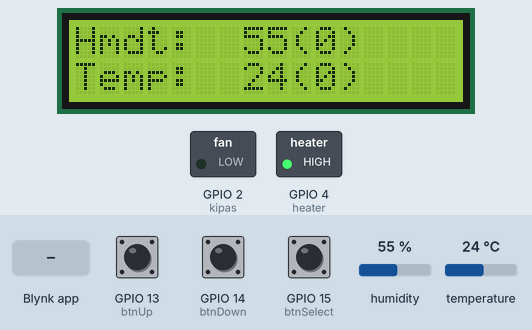
This sketch was run on a simulated ESP32. On the bench: 16×2 character LCD, switched loads named in the sketch (green lamp = pin HIGH). Inputs (shaded band) come from the test bench; at power-on: humidity 55 %, GPIO 13 (btnUp) HIGH, temperature 24 °C, GPIO 14 (btnDown) HIGH, GPIO 15 (btnSelect) HIGH. WiFi joins after 1.5 s; servers stay silent unless stated; what the sketch prints to the serial monitor is not drawn.

Above: at 3.0 s.
3.1 s: Blynk app writes 200 to V2
At 5.0 s:
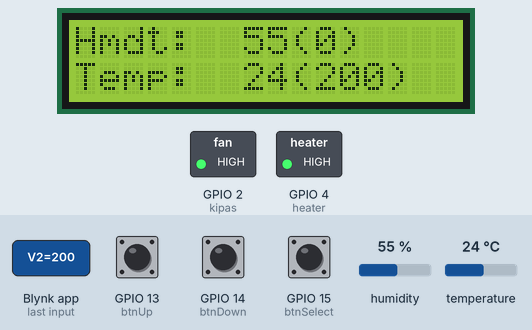
5.4 s: Blynk app writes 200 to V1
At 6.7 s:
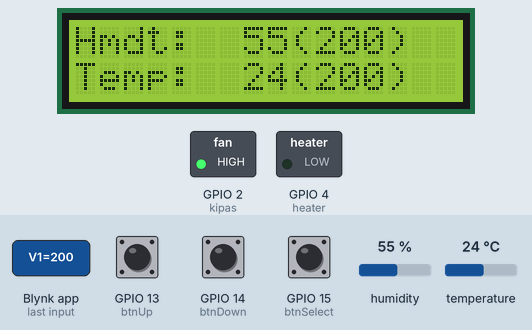
7.4 s: humidity set to 22 %
At 9.4 s:
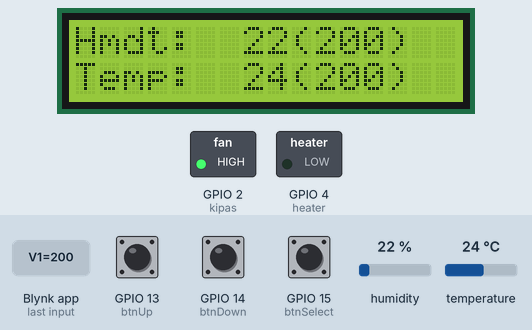
10.4 s: GPIO 13 (btnUp) pulled LOW for 3.2 s
At 14.8 s:
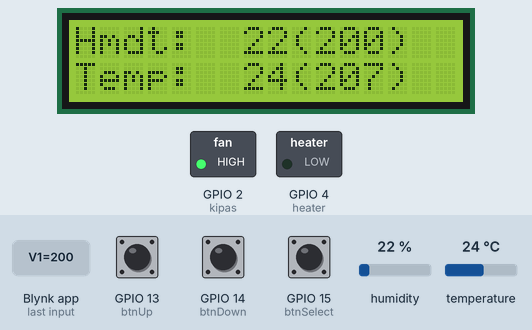
15.1 s: temperature set to 12 °C
At 19.1 s:
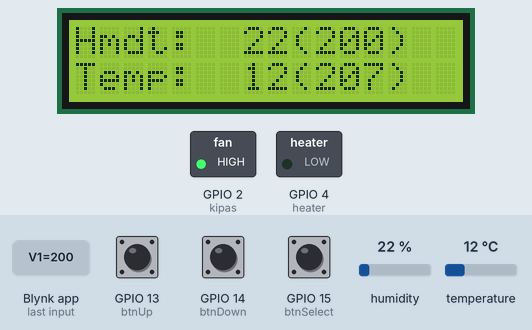
19.4 s: GPIO 14 (btnDown) pulled LOW for 0.15 s
At 20.5 s:
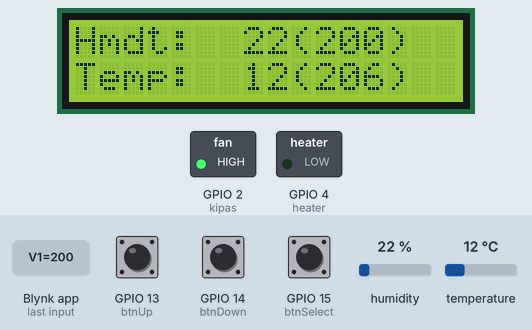
Timing chart, 0 to 22.0 s (numbered marks = the images above; inputs shaded):
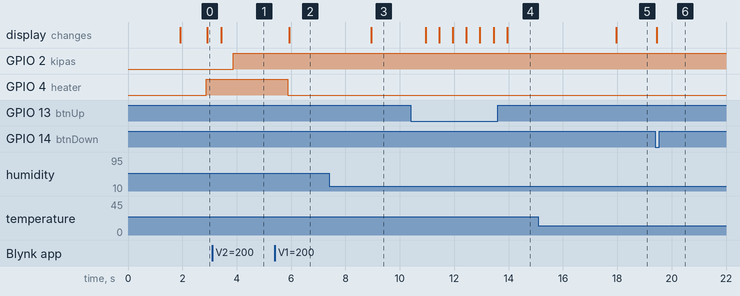

The sketch:

MonitoringSuhuDanKelembapan.ino
```cpp
#define BLYNK_PRINT Serial
#define RELAY_ON 0
#define RELAY_OFF !RELAY_ON

#define dhtPin 5
#define kipas 2
#define heater 4

#define btnUp 13
#define btnDown 14
#define btnSelect 15

#define DHTTYPE DHT22

#include <WiFi.h>
#include <WiFiClient.h>
#include <BlynkSimpleEsp32.h>
#include <LiquidCrystal_I2C.h>
#include <DHT.h>

char auth[] = "IX76YFIHUnt654ktP_PC7fvAv71-Ov8d";
#define ssid "RumahNikita"
#define pass "1WeKKEadyTKlGZ29EgqO5ndZSwjMpSRdcjJImvAltuCsQJE1pHJUclXmWzXrRTd"

BlynkTimer timer;
LiquidCrystal_I2C lcd(0x27, 16, 2);
DHT dht(dhtPin, DHTTYPE);

int tempRef = 0;
int rhRef = 0;

int rhAct = 0;
int tempAct = 0;

bool toggleSetting = 0;
unsigned long lcdUpdate = 0;
unsigned long btnUpdate = 0;

void updateData(){
  rhAct = dht.readHumidity();
  tempAct = dht.readTemperature();

  if(tempAct > tempRef){
    digitalWrite(kipas, RELAY_ON);
  } else if(tempAct < tempRef){
    digitalWrite(kipas, RELAY_OFF);
  }
  if(rhAct < rhRef){
    digitalWrite(heater, RELAY_ON);
  } else if(rhAct > rhRef){
    digitalWrite(heater, RELAY_OFF);
  }

  Serial.print("Humidity: ");
  Serial.println(rhAct);
  Serial.print("Temperature: ");
  Serial.println(tempAct);

  Blynk.virtualWrite(V6, rhAct);
  Blynk.virtualWrite(V7, tempAct);
  Blynk.virtualWrite(V8, rhRef);
  Blynk.virtualWrite(V9, tempRef);
}

BLYNK_WRITE(V1)
{
  rhRef = param.asInt(); // assigning incoming value from pin V1 to a variable

  Serial.print("Mendapat referensi Humidity: ");
  Serial.println(rhRef);
}

BLYNK_WRITE(V2){
  tempRef = param.asInt();

  Serial.print("Mendapat referensi Temperature: ");
  Serial.println(tempRef);
}

void setup()
{
  Serial.begin(9600);
  lcd.begin();
  lcd.backlight();
  lcd.clear();

  dht.begin();
  pinMode(kipas, OUTPUT);
  pinMode(heater, OUTPUT);

  pinMode(btnUp, INPUT_PULLUP);
  pinMode(btnDown, INPUT_PULLUP);
  pinMode(btnSelect, INPUT_PULLUP);

  Blynk.begin(auth, ssid, pass);
  timer.setInterval(1000L, updateData);
}

void loop()
{
  Blynk.run();
  timer.run();

  if(isBtnUp() && (unsigned long) millis()-btnUpdate >= 500){
    btnUpdate = millis();
    if(toggleSetting) rhRef += 1;
    else tempRef += 1;
  }

  if(isBtnDown() && (unsigned long) millis()-btnUpdate >= 500){
    btnUpdate = millis();
    if(toggleSetting) rhRef -= 1;
    else tempRef -= 1;
  }

  if(isBtnSelect() && (unsigned long) millis()-btnUpdate >= 500){
    btnUpdate = millis();
    toggleSetting = !toggleSetting;
  }

  if((unsigned long) millis()-lcdUpdate >= 500){
    lcdUpdate = millis();

    lcd.setCursor(0,0);
    lcd.print("Hmdt:           ");
    lcd.setCursor(7,0);
    lcd.print(rhAct);
    lcd.print("(");
    lcd.print(rhRef);
    lcd.print(")");
    lcd.setCursor(0,1);
    lcd.print("Temp:           ");
    lcd.setCursor(7,1);
    lcd.print(tempAct);
    lcd.print("(");
    lcd.print(tempRef);
    lcd.print(")");

    if(toggleSetting){
      lcd.setCursor(19,0);
    } else {
      lcd.setCursor(19,1);
    }
    lcd.print("*");
  }
}

#define MAX_DETECT 20
#define MIN_DETECT 15
bool isBtnUp(){
  uint8_t cnt = 0;
  for(uint8_t i=0; i<MAX_DETECT; i++){
    if(digitalRead(btnUp) == 0) cnt++;
    delayMicroseconds(10);
  }
  if(cnt > MIN_DETECT) return true;
  return false;
}
bool isBtnDown(){
  uint8_t cnt = 0;
  for(uint8_t i=0; i<MAX_DETECT; i++){
    if(digitalRead(btnDown) == 0) cnt++;
    delayMicroseconds(10);
  }
  if(cnt > MIN_DETECT) return true;
  return false;
}
bool isBtnSelect(){
  uint8_t cnt = 0;
  for(uint8_t i=0; i<MAX_DETECT; i++){
    if(digitalRead(btnSelect) == 0) cnt++;
    delayMicroseconds(10);
  }
  if(cnt > MIN_DETECT) return true;
  return false;
}
```

Measured:
- after the input at 3.1 s, GPIO 2 (kipas): LOW → HIGH after 0.77 s; the display: changes after 0.32 s (image 1)
- after the input at 5.4 s, GPIO 4 (heater): HIGH → LOW after 0.48 s; the display: changes after 0.53 s (image 2)
- after the input at 7.4 s, the display: changes after 1.5 s (image 3)
- after the input at 10.4 s, the display: first changes after 0.55 s (image 4 shows a later state)
- after the input at 15.1 s, the display: changes after 2.9 s (image 5)
- after the input at 19.4 s, the display: changes after 0.06 s (image 6)
